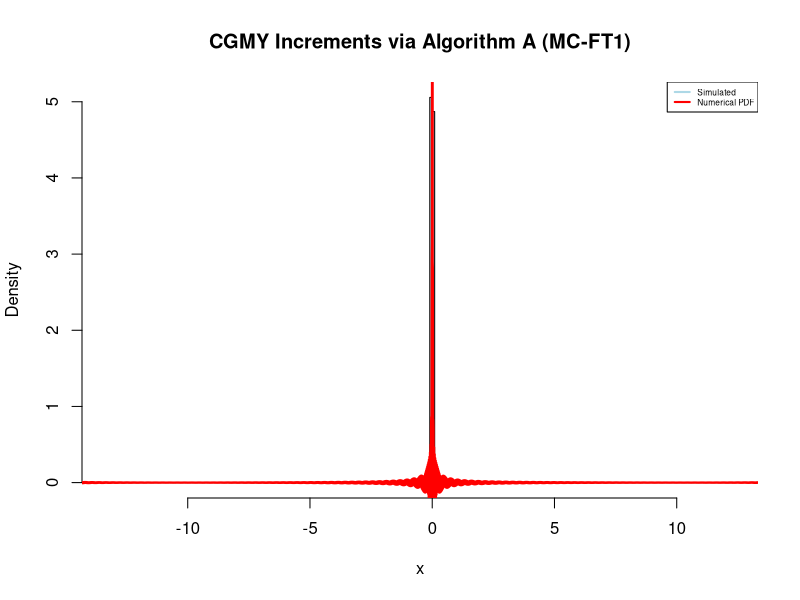

Write the R code that produced this figure.
# ----------------------------------------------
# CGMY simulation via Fourier inversion (Algorithm A from Ballotta & Kyriakou 2014)
# ----------------------------------------------

library(pracma)

# --- CGMY Parameters (Set I in paper) ---
C <- 0.0004375748
G <- 2.5819965259
M <- 5.3868028356
Y <- 1.2905476452
Delta <- 1      # time increment

# --- Numerical parameters ---
N <- 2^12       # number of grid points (FFT resolution)
L <- 555        # Fourier domain truncation
D <- 30.1          # support of real space [-D/2, D/2]

h <- L / N                      # spacing in Fourier domain
delta <- D / N                 # spacing in real domain
u <- (-N/2):(N/2 - 1) * h       # Fourier grid
x <- (-N/2):(N/2 - 1) * delta   # real grid

# --- CGMY characteristic function φ(u) ---
cgmy_cf <- function(u, C, G, M, Y, t = Delta) {
  psi <- C * gamma(-Y) * ((M - 1i * u)^Y - M^Y + (G + 1i * u)^Y - G^Y)
  return(exp(t * psi))
}

phi_u <- cgmy_cf(u, C, G, M, Y)

# --- Regularization φ^R(u) = (1 - cos(uL)) / (iu) * φ(u) ---
phi_reg <- rep(0, length(u))
nonzero_u <- u != 0
phi_reg[nonzero_u] <- -(1 - cos(u[nonzero_u] * D)) * phi_u[nonzero_u] / (1i * u[nonzero_u])
phi_reg[!nonzero_u] <- 0

# Numerical evaluation of CDF using FFT
F_d = 0
for (l in 1:N) {
  sum = 0
  for (j in 1:N) {
    sum = sum + exp(-1i * (j-1) * (l-1) * h * delta) * exp(-1i * u[j] * x[1]) * phi_reg[j]
  }
  F_d[l] <- (h/(2*pi)) * exp(-1i * u[1] * (x[l] - x[1])) * sum
}

# Compute CDF approximations
F_cdf <- Re(F_d) + 0.5

# --- Draw samples via inverse transform sampling ---
set.seed(7914)
n_samples <- 100000
u_samples <- runif(n_samples)
x_samples <- approx(F_cdf, x, xout = u_samples, rule = 2)$y

# --- Plot ---
hist(x_samples, breaks = 200, probability = TRUE, col = "lightblue",
     main = "CGMY Increments via Algorithm A (MC-FT1)",
     xlab = "x")
lines(x, diff(c(0, F_cdf)) / delta, col = "red", lwd = 2)
legend("topright", legend = c("Simulated", "Numerical PDF"), col = c("lightblue", "red"), lwd = 2,cex=0.5)
